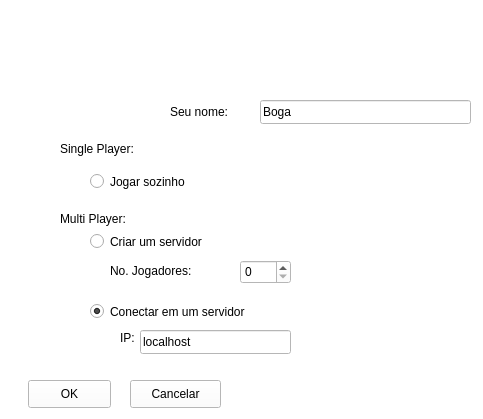
<?xml version="1.0" encoding="UTF-8"?>
<ui version="4.0">
 <class>Conectar</class>
 <widget class="QWidget" name="Conectar">
  <property name="geometry">
   <rect>
    <x>0</x>
    <y>0</y>
    <width>483</width>
    <height>419</height>
   </rect>
  </property>
  <property name="windowTitle">
   <string>Inicio do jogo</string>
  </property>
  <property name="autoFillBackground">
   <bool>false</bool>
  </property>
  <property name="styleSheet">
   <string>background-color:white;</string>
  </property>
  <widget class="QPushButton" name="btn_ok">
   <property name="geometry">
    <rect>
     <x>28</x>
     <y>380</y>
     <width>83</width>
     <height>28</height>
    </rect>
   </property>
   <property name="text">
    <string>OK</string>
   </property>
   <property name="autoDefault">
    <bool>false</bool>
   </property>
   <property name="default">
    <bool>false</bool>
   </property>
  </widget>
  <widget class="QPushButton" name="btn_cancela">
   <property name="geometry">
    <rect>
     <x>130</x>
     <y>380</y>
     <width>91</width>
     <height>28</height>
    </rect>
   </property>
   <property name="text">
    <string>Cancelar</string>
   </property>
  </widget>
  <widget class="QWidget" name="widget" native="true">
   <property name="geometry">
    <rect>
     <x>80</x>
     <y>0</y>
     <width>361</width>
     <height>61</height>
    </rect>
   </property>
   <property name="styleSheet">
    <string notr="true">background: url(:images/logo.png) no-repeat;</string>
   </property>
  </widget>
  <widget class="QLabel" name="label_2">
   <property name="geometry">
    <rect>
     <x>170</x>
     <y>100</y>
     <width>77</width>
     <height>24</height>
    </rect>
   </property>
   <property name="sizePolicy">
    <sizepolicy hsizetype="Fixed" vsizetype="Preferred">
     <horstretch>0</horstretch>
     <verstretch>0</verstretch>
    </sizepolicy>
   </property>
   <property name="text">
    <string>Seu nome:</string>
   </property>
  </widget>
  <widget class="QRadioButton" name="radio_servir">
   <property name="geometry">
    <rect>
     <x>90</x>
     <y>230</y>
     <width>161</width>
     <height>23</height>
    </rect>
   </property>
   <property name="text">
    <string>Criar um servidor</string>
   </property>
  </widget>
  <widget class="QLineEdit" name="edit_nome">
   <property name="geometry">
    <rect>
     <x>260</x>
     <y>100</y>
     <width>211</width>
     <height>24</height>
    </rect>
   </property>
   <property name="sizePolicy">
    <sizepolicy hsizetype="Fixed" vsizetype="Fixed">
     <horstretch>0</horstretch>
     <verstretch>0</verstretch>
    </sizepolicy>
   </property>
   <property name="text">
    <string>Boga</string>
   </property>
  </widget>
  <widget class="QRadioButton" name="radio_cliente">
   <property name="geometry">
    <rect>
     <x>90</x>
     <y>300</y>
     <width>211</width>
     <height>23</height>
    </rect>
   </property>
   <property name="text">
    <string>Conectar em um servidor</string>
   </property>
   <property name="checked">
    <bool>true</bool>
   </property>
  </widget>
  <widget class="QRadioButton" name="radio_single">
   <property name="geometry">
    <rect>
     <x>90</x>
     <y>170</y>
     <width>121</width>
     <height>23</height>
    </rect>
   </property>
   <property name="text">
    <string>Jogar sozinho</string>
   </property>
  </widget>
  <widget class="QLabel" name="label_4">
   <property name="geometry">
    <rect>
     <x>60</x>
     <y>140</y>
     <width>101</width>
     <height>18</height>
    </rect>
   </property>
   <property name="text">
    <string>Single Player:</string>
   </property>
  </widget>
  <widget class="QLabel" name="label_5">
   <property name="geometry">
    <rect>
     <x>60</x>
     <y>210</y>
     <width>101</width>
     <height>18</height>
    </rect>
   </property>
   <property name="text">
    <string>Multi Player:</string>
   </property>
  </widget>
  <widget class="QWidget" name="server_additional_options" native="true">
   <property name="geometry">
    <rect>
     <x>110</x>
     <y>260</y>
     <width>401</width>
     <height>31</height>
    </rect>
   </property>
   <widget class="QLabel" name="label">
    <property name="geometry">
     <rect>
      <x>0</x>
      <y>0</y>
      <width>111</width>
      <height>21</height>
     </rect>
    </property>
    <property name="text">
     <string>No. Jogadores:</string>
    </property>
   </widget>
   <widget class="QSpinBox" name="edit_n_clientes">
    <property name="geometry">
     <rect>
      <x>130</x>
      <y>0</y>
      <width>51</width>
      <height>24</height>
     </rect>
    </property>
   </widget>
  </widget>
  <widget class="QWidget" name="client_additional_options" native="true">
   <property name="geometry">
    <rect>
     <x>110</x>
     <y>330</y>
     <width>401</width>
     <height>31</height>
    </rect>
   </property>
   <widget class="QLabel" name="label_3">
    <property name="geometry">
     <rect>
      <x>10</x>
      <y>0</y>
      <width>111</width>
      <height>16</height>
     </rect>
    </property>
    <property name="text">
     <string>IP:</string>
    </property>
   </widget>
   <widget class="QLineEdit" name="edit_ip_servidor">
    <property name="geometry">
     <rect>
      <x>30</x>
      <y>0</y>
      <width>151</width>
      <height>24</height>
     </rect>
    </property>
    <property name="text">
     <string>localhost</string>
    </property>
   </widget>
  </widget>
 </widget>
 <tabstops>
  <tabstop>btn_ok</tabstop>
  <tabstop>btn_cancela</tabstop>
 </tabstops>
 <resources/>
 <connections>
  <connection>
   <sender>btn_cancela</sender>
   <signal>clicked()</signal>
   <receiver>Conectar</receiver>
   <slot>close()</slot>
   <hints>
    <hint type="sourcelabel">
     <x>416</x>
     <y>295</y>
    </hint>
    <hint type="destinationlabel">
     <x>377</x>
     <y>290</y>
    </hint>
   </hints>
  </connection>
 </connections>
</ui>
